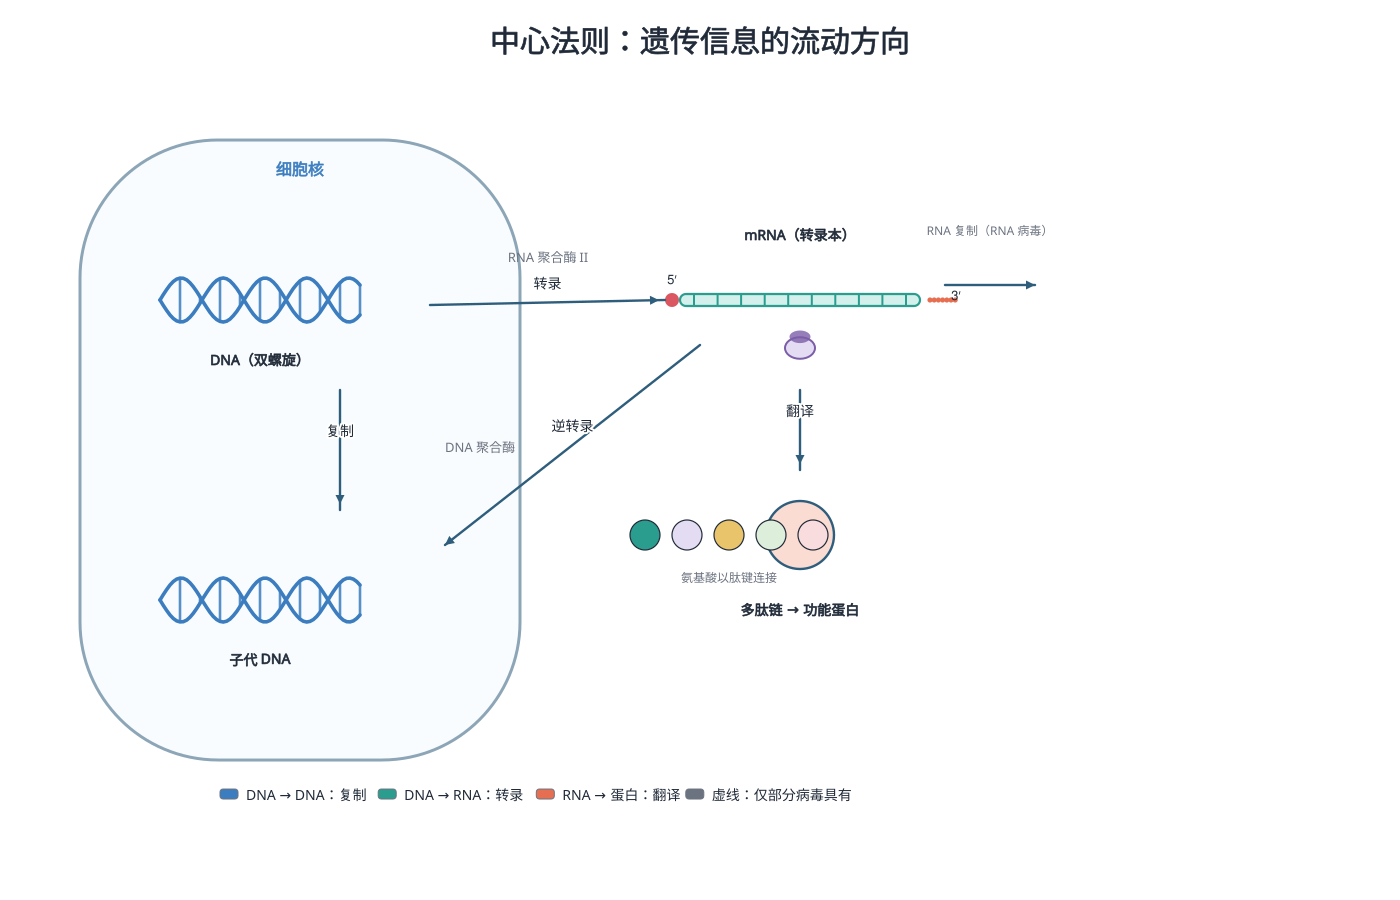

This figure's Python source:
# -*- coding: utf-8 -*-
"""分子生物学 / 基础医学：中心法则（遗传信息流动）"""
import os, sys
sys.path.insert(0, r"C:\Users\Administrator\.workbuddy\skills\medical-illustration\scripts")
from bio_graphics import Canvas, C, leader_label

OUT = os.path.expanduser("~/.workbuddy/skills/medical-illustration/assets/examples/disciplines")
os.makedirs(OUT, exist_ok=True)

c = Canvas(1400, 900)
c.title("中心法则：遗传信息的流动方向", size=30)

# ---- 细胞核区室（中心锚点）----
c.add("membrane_boundary", 300, 450, w=440, h=620, fill="#F4FAFE")
c.text(300, 175, "细胞核", size=16, bold=True, fill=C["blue"])

# 父代 DNA
c.add("dna_helix", 260, 300, length=200, width=44, label=None)
c.text(260, 365, "DNA（双螺旋）", size=14, bold=True)

# 复制：竖直箭头 + 子代 DNA
c.add("dna_helix", 260, 600, length=200, width=44, label=None)
c.text(260, 665, "子代 DNA", size=14, bold=True)
c.arrow(340, 390, 340, 510, kind="activation", label="复制")
c.text(445, 452, "DNA 聚合酶", size=13, fill=C["gray"], anchor="start")

# 转录
c.add("mrna", 800, 300, length=240)
c.text(800, 240, "mRNA（转录本）", size=14, bold=True)
c.arrow(430, 305, 665, 300, kind="activation", label="转录")
c.text(548, 262, "RNA 聚合酶 II", size=13, fill=C["gray"])

# 逆转录（虚线，部分病毒）
c.arrow(700, 345, 445, 545, kind="translocation", label="逆转录")

# 翻译
c.add("ribosome", 800, 345, r=15)
c.arrow(800, 390, 800, 470, kind="activation", label="翻译")
c.add("protein_blob", 800, 535, r=34, shape="circle", fill=C["orange_l"], label=None)
c.text(800, 615, "多肽链 → 功能蛋白", size=14, bold=True)

# 氨基酸序列示意
seq_colors = [C["teal"], C["purple_l"], C["yellow"], C["green_l"], C["red_l"]]
for i, col in enumerate(seq_colors):
    c.circle(645 + i * 42, 535, 15, fill=col, stroke=C["ink"], width=1.2)
c.text(729, 582, "氨基酸以肽键连接", size=12, fill=C["gray"])

# RNA 复制（RNA 病毒）
c.arrow(945, 285, 1035, 285, kind="translocation")
c.text(990, 235, "RNA 复制（RNA 病毒）", size=12, fill=C["gray"])

c.add("legend_row", 220, 800, items=[
    (C["blue"], "DNA → DNA：复制"),
    (C["teal"], "DNA → RNA：转录"),
    (C["orange"], "RNA → 蛋白：翻译"),
    (C["gray"], "虚线：仅部分病毒具有")], size=14)

c.save(os.path.join(OUT, "central_dogma.svg"))
c.export(os.path.join(OUT, "central_dogma"), formats=("png",), dpi=300)
print("central_dogma done")
